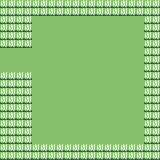

This is a level from a 2D game, rendered from its Tiled map with the project's own tilesets. A one-line summary and the complete map file follow:
An orthogonal 20x20 tile map with 8x8 px tiles, 1 tile layer (Tile Layer 1).

<map version="1.2" tiledversion="1.3.2" orientation="orthogonal" renderorder="right-down" compressionlevel="-1" width="20" height="20" tilewidth="8" tileheight="8" infinite="0" nextlayerid="2" nextobjectid="1">
 <editorsettings>
  <export target="Level2_map4.tmx" format="tmx" />
 </editorsettings>
 <tileset firstgid="1" source="re-pear_tiled.tsx" />
 <layer id="1" name="Tile Layer 1" width="20" height="20">
  <data encoding="csv">
23,23,23,23,23,23,23,23,23,23,23,23,23,23,23,23,23,23,23,23,
23,23,23,23,23,23,23,23,23,23,23,23,23,23,23,23,23,23,23,23,
23,23,23,23,2,2,2,2,2,2,2,2,2,2,2,2,2,2,23,23,
23,23,23,23,2,2,2,2,2,2,2,2,2,2,2,2,2,2,23,23,
23,23,23,23,2,2,2,2,2,2,2,2,2,2,2,2,2,2,23,23,
23,23,23,23,2,2,2,2,2,2,2,2,2,2,2,2,2,2,23,23,
2,2,2,2,2,2,2,2,2,2,2,2,2,2,2,2,2,2,23,23,
2,2,2,2,2,2,2,2,2,2,2,2,2,2,2,2,2,2,23,23,
2,2,2,2,2,2,2,2,2,2,2,2,2,2,2,2,2,2,23,23,
23,23,23,23,2,2,2,2,2,2,2,2,2,2,2,2,2,2,23,23,
23,23,23,23,2,2,2,2,2,2,2,2,2,2,2,2,2,2,23,23,
23,23,23,23,2,2,2,2,2,2,2,2,2,2,2,2,2,2,23,23,
23,23,23,23,2,2,2,2,2,2,2,2,2,2,2,2,2,2,23,23,
23,23,23,23,2,2,2,2,2,2,2,2,2,2,2,2,2,2,23,23,
23,23,23,23,2,2,2,2,2,2,2,2,2,2,2,2,2,2,23,23,
23,23,23,23,2,2,2,2,2,2,2,2,2,2,2,2,2,2,23,23,
23,23,23,23,2,2,2,2,2,2,2,2,2,2,2,2,2,2,23,23,
23,23,23,23,2,2,2,2,2,2,2,2,2,2,2,2,2,2,23,23,
23,23,23,23,23,23,23,23,23,23,23,23,23,23,23,23,23,23,23,23,
23,23,23,23,23,23,23,23,23,23,23,23,23,23,23,23,23,23,23,23
</data>
 </layer>
</map>
